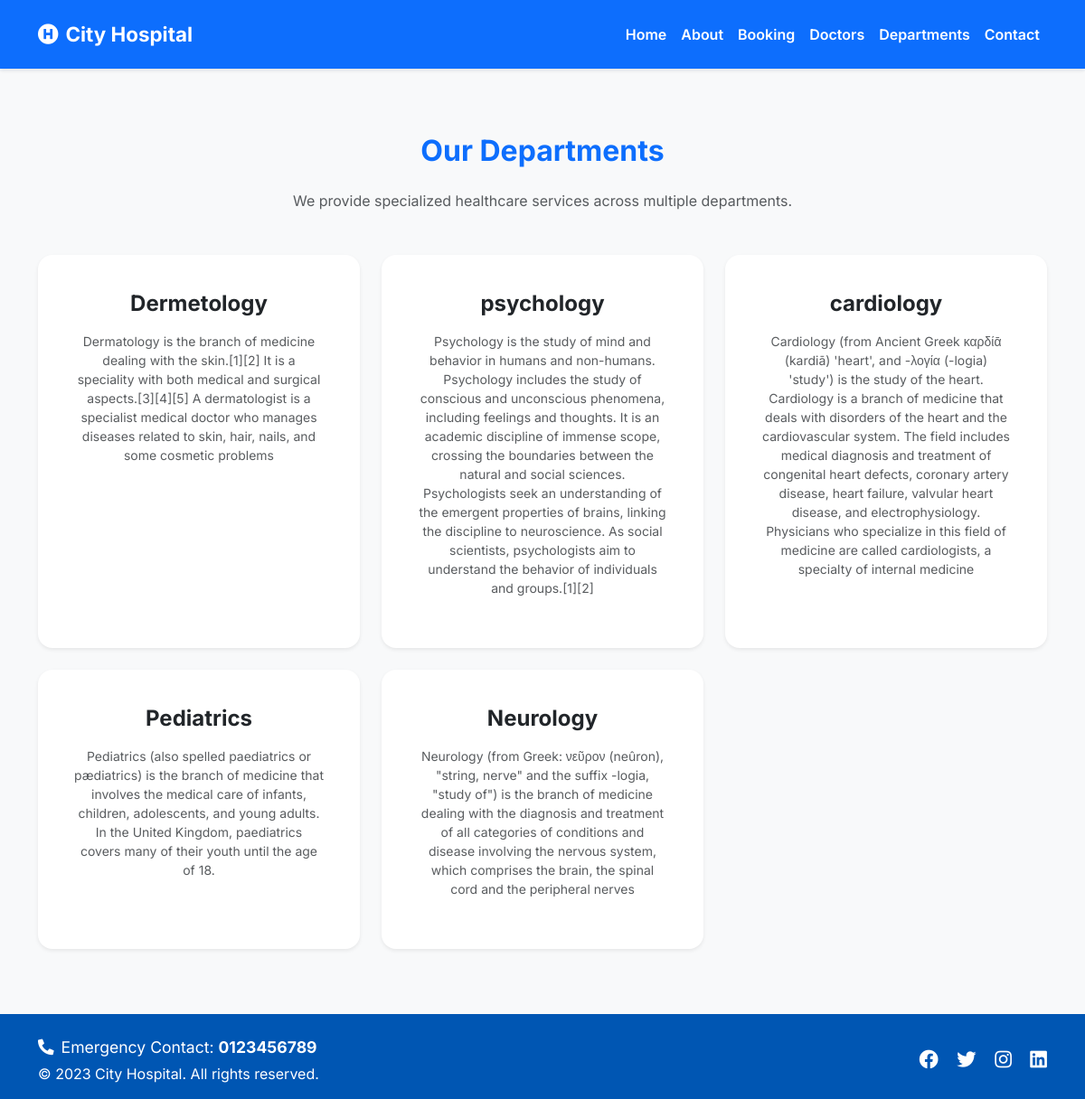
Page /department/ on the committed database.
### hospitalapp/models.py (models this page shows, shortened)
class Deparments(models.Model):
    dep_name= models.CharField(max_length=100)
    dep_description=models.TextField()

### hospitalapp/views.py (the view)
# urls.py: path('department/',views.Department,name='department'),
def Department(request):
    dict_dept={
        "dept":Deparments.objects.all()
    }
    return render(request,"department.html",dict_dept)

### templates/department.html (shortened to what this page needs)
{% extends 'base.html' %}
{% block content %}
<section class="py-5 bg-light">
  <div class="container">
    <h2 class="text-center text-primary fw-bold mb-4">Our Departments</h2>
    <p class="text-center text-muted mb-5">We provide specialized healthcare services across multiple departments.</p>
    <div class="row g-4">
      {% for d in dept %}
      <div class="col-md-4 col-sm-6">
        <div class="card border-0 shadow-sm rounded-4 h-100 text-center p-4">
          <div class="card-body">
            <h4 class="fw-bold text-dark">{{ d.dep_name }}</h4>
            <p class="text-muted small mt-3">{{ d.dep_description }}</p>
          </div>
        </div>
      </div>
      {% endfor %}
    </div>
  </div>
</section>
{% endblock %}

### static/css/style.css (style rules this page uses)
body { font-family: 'Inter', sans-serif; background-color: #f8f9fa; }

### rows in the picture
Deparments: dep_name "Dermetology", dep_description "Dermatology is the branch of medicine dealing with the skin.[1][2] It is a speciality with both medical and surgical aspects.[3][4][5] A dermatologist is a specialist medical doctor who manages diseases related to skin, hair, nails, and some cosmetic problems"
Deparments: dep_name "psychology", dep_description "Psychology is the study of mind and behavior in humans and non-humans. Psychology includes the study of conscious and unconscious phenomena, including feelings and thoughts. It is an academic discipline of immense scope, crossing the boundaries between the natural and social sciences. Psychologists seek an understanding of the emergent properties of brains, linking the discipline to neuroscience. As social scientists, psychologists aim to understand the behavior of individuals and groups.[1][2]"
Deparments: dep_name "cardiology", dep_description "Cardiology (from Ancient Greek καρδίᾱ (kardiā) 'heart', and -λογία (-logia) 'study') is the study of the heart. Cardiology is a branch of medicine that deals with disorders of the heart and the cardiovascular system. The field includes medical diagnosis and treatment of congenital heart defects, coronary artery disease, heart failure, valvular heart disease, and electrophysiology. Physicians who specialize in this field of medicine are called cardiologists, a specialty of internal medicine"
Deparments: dep_name "Pediatrics", dep_description "Pediatrics (also spelled paediatrics or pædiatrics) is the branch of medicine that involves the medical care of infants, children, adolescents, and young adults. In the United Kingdom, paediatrics covers many of their youth until the age of 18."
Deparments: dep_name "Neurology", dep_description "Neurology (from Greek: νεῦρον (neûron), \"string, nerve\" and the suffix -logia, \"study of\") is the branch of medicine dealing with the diagnosis and treatment of all categories of conditions and disease involving the nervous system, which comprises the brain, the spinal cord and the peripheral nerves"
